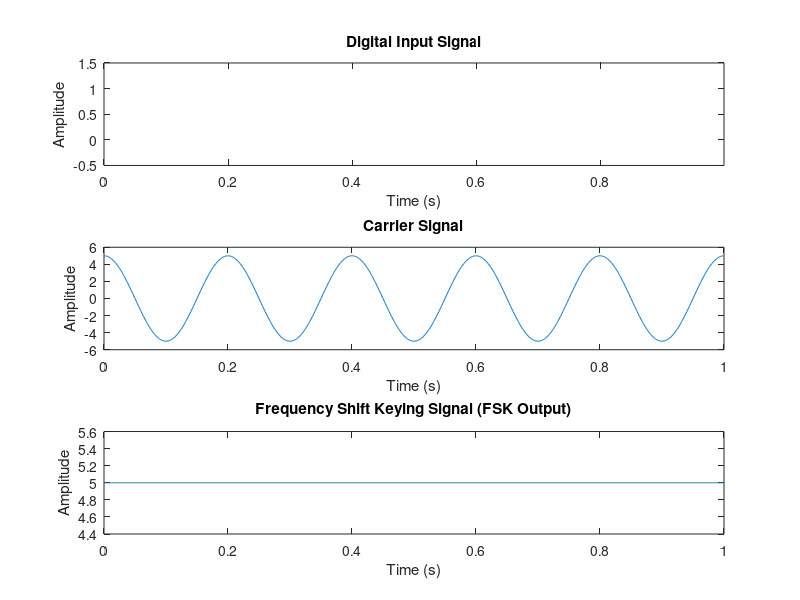

Here is the MATLAB script that generated this plot:
clc;
clear all;
close all;

d = input("Enter the digital signal bits [e.g. [1 0 1 1]]: ");
A = input("Enter the amplitude of Carrier wave (e.g. 2): ");
fc = input("Enter the carrier frequency (Hz): ");

df = 5;                        % Frequency deviation (±2 Hz)
fH = fc + df;                  % Frequency for bit '1'
fL = fc - df;                  % Frequency for bit '0'

Fs = 100 * fH;                 % Sampling frequency
Tb = 1;                        % Bit duration
Nb = length(d);                % Number of bits

t = 0:1/Fs:Nb*Tb - 1/Fs;       % Time vector for entire signal
FSK = zeros(1, length(t)); % Preallocate FSK signal

c = A * cos(2 * pi * fc * t);

for i = 1:Nb
    idx = (i-1)*Fs*Tb + 1 : i*Fs*Tb;
    if d(i) == 1
        FSK(idx) = A * cos(2*pi*fH*t(idx));
    else
        FSK(idx) = A * cos(2*pi*fL*t(idx));
    end
end

subplot(311)
plot(t,repelem(d, Fs*Tb))
title("Digital Input Signal")
xlabel("Time (s)")
ylabel("Amplitude")
axis([0 max(t) -0.5 1.5])

subplot(312)
plot(t, c)
title("Carrier Signal")
xlabel("Time (s)")
ylabel("Amplitude")

subplot(313)
plot(t, FSK)
title("Frequency Shift Keying Signal (FSK Output)")
xlabel("Time (s)")
ylabel("Amplitude")
